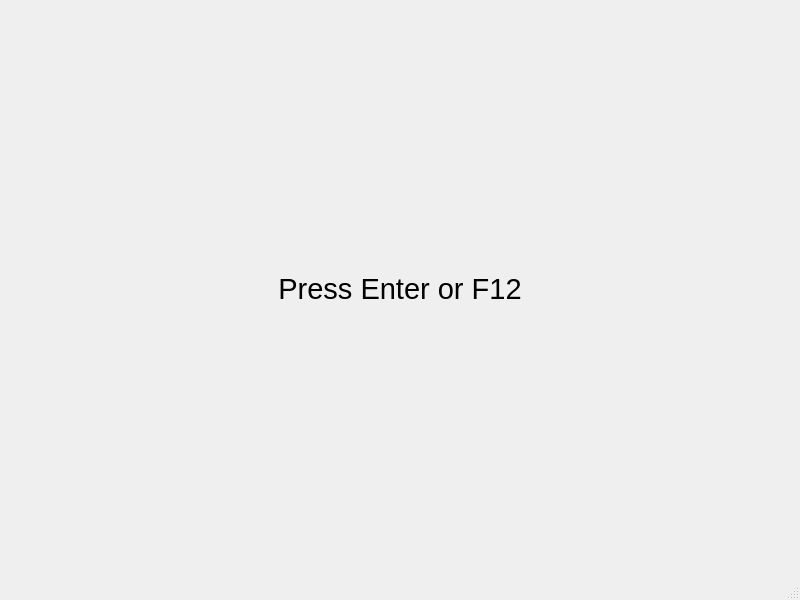
<?xml version="1.0" encoding="UTF-8"?>
<ui version="4.0">
 <class>MainWindow</class>
 <widget class="QMainWindow" name="MainWindow">
  <property name="geometry">
   <rect>
    <x>0</x>
    <y>0</y>
    <width>800</width>
    <height>600</height>
   </rect>
  </property>
  <property name="windowTitle">
   <string>MainWindow</string>
  </property>
  <widget class="QWidget" name="centralwidget">
   <layout class="QVBoxLayout" name="verticalLayout">
    <item>
     <widget class="QLabel" name="lbl_display">
      <property name="font">
       <font>
        <pointsize>22</pointsize>
       </font>
      </property>
      <property name="text">
       <string>Press Enter or F12</string>
      </property>
      <property name="alignment">
       <set>Qt::AlignCenter</set>
      </property>
     </widget>
    </item>
   </layout>
  </widget>
  <widget class="QMenuBar" name="menubar">
   <property name="geometry">
    <rect>
     <x>0</x>
     <y>0</y>
     <width>800</width>
     <height>22</height>
    </rect>
   </property>
  </widget>
  <widget class="QStatusBar" name="statusbar"/>
 </widget>
 <resources/>
 <connections/>
</ui>
